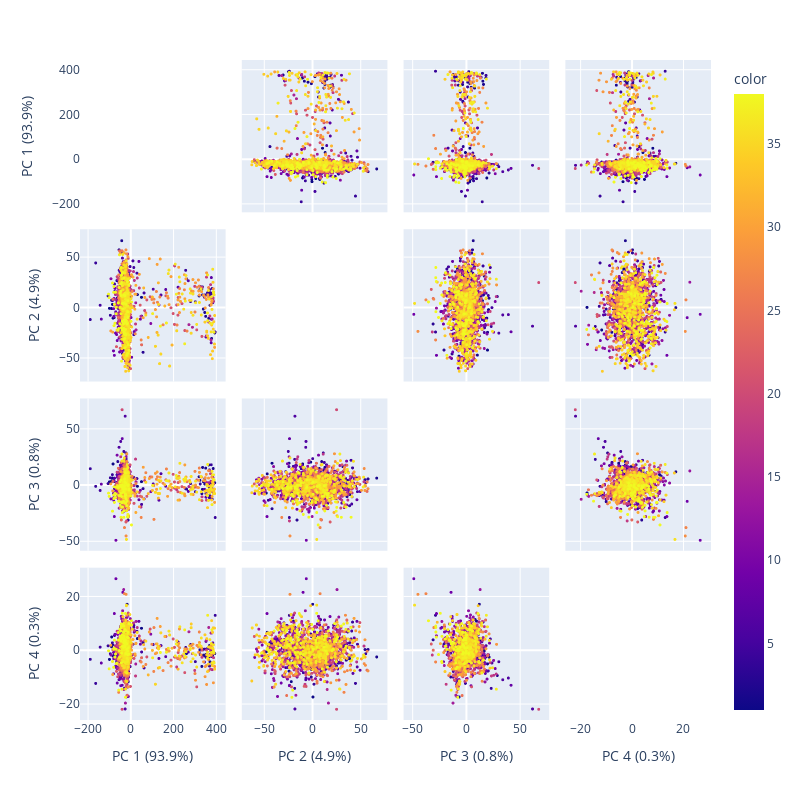

The cell this chart's notebook holds for it:
### Code cell
import plotly.express as px
from sklearn.decomposition import PCA

totaldf1 = totaldf.dropna()
pca = PCA()
components = pca.fit_transform(totaldf1[totaldf1.columns[:-1]])
labels = {
    str(i): f"PC {i+1} ({var:.1f}%)"
    for i, var in enumerate(pca.explained_variance_ratio_ * 100)
}

fig = px.scatter_matrix(
    components,
    labels=labels,
    dimensions=range(4),
    color=totaldf1["number"], width = 800, height = 800
)
fig.update_traces(diagonal_visible=False, marker =dict(size = 3) )
fig.show()

### Figure 1 — Plotly figure (JSON) as saved in the notebook; plotly's stock layout.template omitted (floating-point values rounded to 4 significant figures; data arrays with more than 128 entries replaced by an {"elided": "..."} marker saying what was removed)
{"data": [{"diagonal": {"visible": false}, "dimensions": [{"axis": {"matches": true}, "label": "PC 1 (93.9%)", "values": {"elided": "2378 float values"}}, {"axis": {"matches": true}, "label": "PC 2 (4.9%)", "values": {"elided": "2378 float values"}}, {"axis": {"matches": true}, "label": "PC 3 (0.8%)", "values": {"elided": "2378 float values"}}, {"axis": {"matches": true}, "label": "PC 4 (0.3%)", "values": {"elided": "2378 float values"}}], "hovertemplate": "%{xaxis.title.text}=%{x}<br>%{yaxis.title.text}=%{y}<br>color=%{marker.color}<extra></extra>", "legendgroup": "", "marker": {"color": {"elided": "2378 int values"}, "coloraxis": "coloraxis", "size": 3, "symbol": "circle"}, "name": "", "showlegend": false, "type": "splom"}], "layout": {"coloraxis": {"colorbar": {"title": {"text": "color"}}, "colorscale": [[0, "#0d0887"], [0.1111, "#46039f"], [0.2222, "#7201a8"], [0.3333, "#9c179e"], [0.4444, "#bd3786"], [0.5556, "#d8576b"], [0.6667, "#ed7953"], [0.7778, "#fb9f3a"], [0.8889, "#fdca26"], [1, "#f0f921"]]}, "dragmode": "select", "height": 800, "legend": {"tracegroupgap": 0}, "margin": {"t": 60}, "width": 800}}
